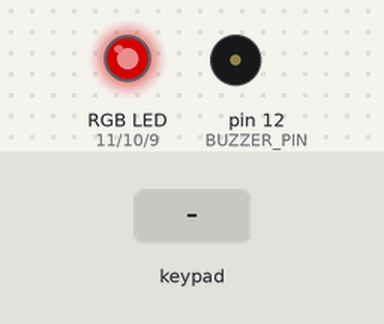
This sketch was run on a simulated Arduino Uno, built with avr-gcc and run on an emulated ATmega328P. Parts: an RGB LED mixed from three pins (HIGH = lit), buzzer (waves = sounding). Dashed ring = blinking. Inputs (shaded band) come from the test bench. Dim RGB values are drawn brighter than linear; what the sketch prints to the serial monitor is not drawn.

Above: at 1.2 s.
1.3 s: key '*' pressed
At 2.7 s:
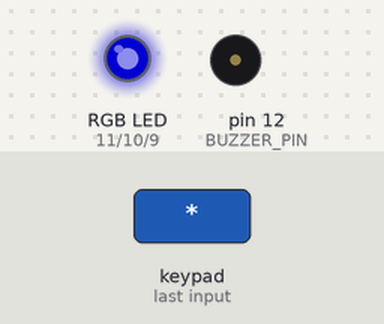
3.0 s: keypad keys 0 0 0 0 pressed 0.4 s apart
At 5.5 s:
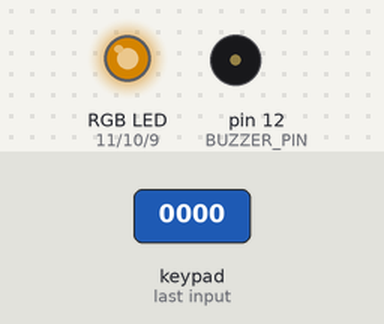
6.6 s: keypad keys 0 0 0 0 # pressed 0.4 s apart
At 8.3 s:
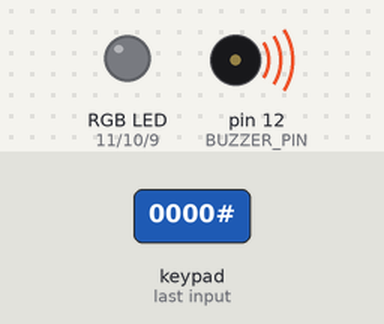
10.1 s: keypad keys 5 4 3 2 pressed 0.4 s apart
At 10.8 s:
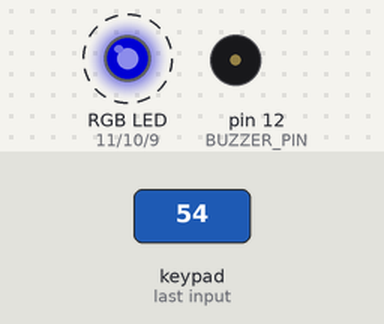
13.7 s: key '#' pressed
At 14.9 s:
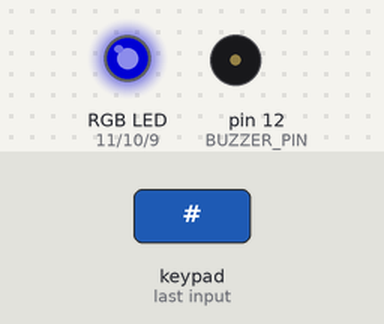
Timing chart, 0 to 16.4 s (numbered marks = the images above; inputs shaded):
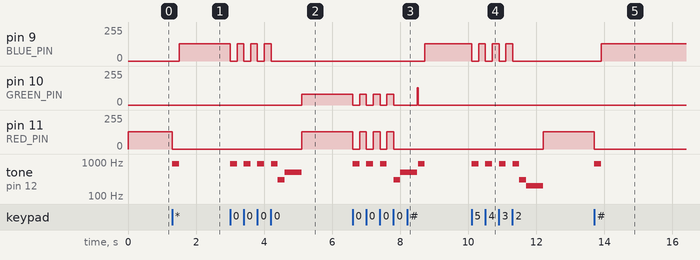

The sketch:

Day_15_Creative_Day_3_fixing_errors.ino
```cpp
// Explicitly include Arduino.h
#include "Arduino.h"

// Include Keypad library
#include <Keypad.h>

// Our HERO keypad has 4 rows, each with 4 columns.
const byte ROWS = 4;
const byte COLS = 4;

const byte PIN_LENGTH = 4;                           // PIN code is 4 button presses
char password[PIN_LENGTH] = { '0', '0', '0', '0' };  // Initial password is four zeros.

// Define what characters will be returned by each button
const char BUTTONS[ROWS][COLS] = {
  { '1', '2', '3', 'A' },
  { '4', '5', '6', 'B' },
  { '7', '8', '9', 'C' },
  { '*', '0', '#', 'D' }
};

// Define row and column pins connected to the keypad
const byte ROW_PINS[ROWS] = { 5, 4, 3, 2 };
const byte COL_PINS[COLS] = { 6, 7, 8, 13 };  // NOTE wire moved from Day 13's sketch to pin 13

// Create our keypad object from the keypad configuration above
Keypad heroKeypad = Keypad(makeKeymap(BUTTONS), ROW_PINS, COL_PINS, ROWS, COLS);

const byte BUZZER_PIN = 12;  // NOTE that pin 12 drives the buzzer now

const byte RED_PIN = 11;    // PWM pin controlling the red leg of our RGB LED
const byte GREEN_PIN = 10;  // PWM pin ccontrolling the green leg of our RGB LED
const byte BLUE_PIN = 9;    // PWM pin ccontrolling the blue leg of our RGB LED

void setup() {
  pinMode(RED_PIN, OUTPUT);
  pinMode(GREEN_PIN, OUTPUT);
  pinMode(BLUE_PIN, OUTPUT);

  // Since we start out "locked", we initially display a red color.
  displayColor(128, 0, 0);

  Serial.begin(9600);  // Begin monitoring via the serial monitor
  Serial.println("Press * to set new password or # to access the system.");
}

void loop() {
  char button_character = heroKeypad.getKey();  // Wait for a button press and save character

  // The '#' button unlocks our console
  if (button_character == '#') {          // Button to access system
    giveInputFeedback();                  // Short beep with blue light
    bool access_allowed = validatePIN();  // Have user enter PIN to allow access

    if (access_allowed) {
      Serial.println("Welcome, authorized user. You may now begin using the system.");
    } else {
      Serial.println("Access Denied.");
      Serial.println("\nPress * to enter new PIN or # to access the system.");
    }
  }

  // The '*' allows the user to enter a new PIN after entering current PIN for security
  if (button_character == '*') {          // Button to change password
    giveInputFeedback();                  // Short beep with blue light
    bool access_allowed = validatePIN();  // Have user enter PIN to allow access

    if (access_allowed) {
      displayColor(128, 80, 0);  // Display yellow LED while entering a NEW PIN
      Serial.println("Welcome, authorized user. Please Enter a new password: ");

      // Use a for() loop that runs once for each PIN character.  Each character read
      // replaces a character in our original PIN.
      for (int i = 0; i < PIN_LENGTH; i++) {
        password[i] = heroKeypad.waitForKey();  // replace PIN character with new character
        // NOTE: After the LAST button press we will give Success feedback, but up to the
        //       last character we simply give input feedback.  Since Array indices start
        //       at 0, this if() statement will be true for all but the LAST character of
        //       the new PIN.
        if (i < (PIN_LENGTH - 1)) {
          giveInputFeedback();
          displayColor(128, 80, 0);  // override color
        }

        Serial.print("*");
      }

      Serial.println();  // add new line after last asterisk so next message is on next line
      Serial.println("PIN Successfully Changed!");
      giveSuccessFeedback();  // TADA sound and green light for successful PIN change
    } else {
      Serial.println("Access Denied. Cannot change PIN without entering current PIN first.");
      Serial.println("\nPress * to enter new PIN or # to access the system.");
    }
  }
}

// Enter PIN and return false for bad PIN or true for good PIN
bool validatePIN() {
  char enteredPIN[PIN_LENGTH]; // Array to store the entered PIN
  Serial.println("Enter 4-digit PIN to continue.");
  // Collect the full 4-digit PIN
  for (int i = 0; i < PIN_LENGTH; i++) {
    char button_character = heroKeypad.waitForKey(); // Wait for each button press
    enteredPIN[i] = button_character; // Store the pressed character
    giveInputFeedback(); // Provide feedback for each input
    Serial.print("*"); // Print masked input as '*'
    }
  Serial.println(); // Add a new line after PIN entry for clarity
  // Compare entered PIN with the stored PIN
  for (int i = 0; i < PIN_LENGTH; i++) {
    if (enteredPIN[i] != password[i]) {
      giveErrorFeedback(); // Provide error feedback if any character doesn't match
      Serial.println("WRONG PIN: Try again.");
      return false; // Return false for incorrect PIN
      }
    }
  // If the loop completes without mismatches, the PIN is correct
  giveSuccessFeedback(); // Provide success feedback
  Serial.println("Device Successfully Unlocked!");
  return true;
}

// Display a color by providing Red, Green and Blue intensities (0-255)
void displayColor(byte red_intensity, byte green_intensity, byte blue_intensity) {
  analogWrite(RED_PIN, red_intensity);      // Set red LED intensity using PWM
  analogWrite(GREEN_PIN, green_intensity);  // Set green LED intensity using PWM
  analogWrite(BLUE_PIN, blue_intensity);    // Set blue LED intensity using PWM
}

// A recognized button was pressed.  Give short beep and blue LED
void giveInputFeedback() {
  displayColor(0, 0, 0);  // Turn off LED while playing tone
  tone(BUZZER_PIN, 880, 200);
  delay(200);               // Delay while tone is playing because tone() returns immediately
  displayColor(0, 0, 128);  // Restore blue LED
}

// A matching PIN has been entered or a new PIN has been accepted.
// Play TADA! sound and display green LED
void giveSuccessFeedback() {
  displayColor(0, 0, 0);  // Turn off LED while playing tone
  tone(BUZZER_PIN, 300, 200);
  delay(200);  // Delay while tone is playing because tone() returns immediately

  tone(BUZZER_PIN, 500, 500);
  delay(500);  // Delay while tone is playing because tone() returns immediately
  displayColor(0, 128, 0); // Display green LED
}

// Bad PIN entered.  Play descending tone and display red LED
void giveErrorFeedback() {
  displayColor(0, 0, 0);  // Turn off LED while playing tone
  tone(BUZZER_PIN, 300, 200);
  delay(200);  // Delay while tone is playing because tone() returns immediately

  tone(BUZZER_PIN, 200, 500);  // Frequency = 200Hz, Duration = 200ms
  delay(500);  // Delay while tone is playing because tone() returns immediately
  displayColor(128, 0, 0);  // Display red LED
}
```

Measured:
- after the input at 1.3 s, pin 9 (BLUE_PIN): 0/255 → 128/255 after 0.20 s; pin 11 (RED_PIN): 128/255 → 0/255 at once; tone on pin 12 (BUZZER_PIN): silent → 880 Hz at once, → silent 0.20 s later
- after the input at 3.0 s, pin 9 (BLUE_PIN): alternates 128/255 for 0.20 s and 0/255 for 0.20 s, 7 changes in all, then stays 0/255, starting at once; pin 10 (GREEN_PIN): 0/255 → 80/255 after 2.1 s
- after the input at 6.6 s, pin 9 (BLUE_PIN): 0/255 → 128/255 after 2.1 s; pin 10 (GREEN_PIN): 80/255 → 0/255 at once, → 80/255 0.20 s later, → 0/255 0.20 s later, → 80/255 0.20 s later, … (9 changes in this stretch)
- after the input at 10.1 s, pin 9 (BLUE_PIN): alternates 128/255 for 0.20 s and 0/255 for 0.20 s, 7 changes in all, then stays 0/255, starting at once; pin 11 (RED_PIN): 0/255 → 128/255 after 2.1 s
- after the input at 13.7 s, pin 9 (BLUE_PIN): 0/255 → 128/255 after 0.21 s; pin 11 (RED_PIN): 128/255 → 0/255 at once; tone on pin 12 (BUZZER_PIN): silent → 880 Hz at once, → silent 0.20 s later
